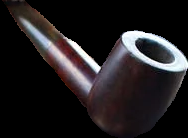
#> input picture 1.2_pipe/pipe.png, 188 x 138 px
$ python pipe.py
#> lines starting #> are read from the running program, lines starting #| are printed output that depends on the picture; after the words box and inside, x2 and y2 are one past the last pixel; in counts of white or black regions, pixels touching at a corner belong together
import numpy as np
import cv2 as cv
import matplotlib.pyplot as plt
import matplotlib

# read image as rgba
pipe = cv.imread("pipe.png", cv.IMREAD_UNCHANGED)
#> pipe is the input picture: shape (138, 188, 4); mean B, G, R, A 32.8, 31.1, 34.5, 105.3
pipe = cv.cvtColor(pipe, cv.COLOR_RGB2RGBA)

# read image of man as rgba
man = cv.imread("man-without-pipe.png", cv.IMREAD_UNCHANGED)
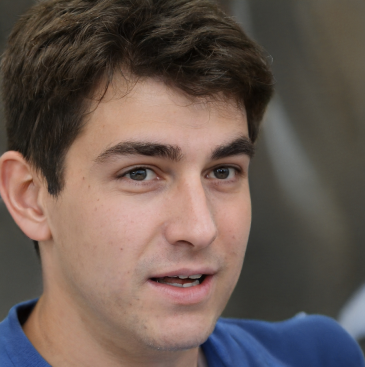
#> input picture 1.2_pipe/man-without-pipe.png, 365 x 367 px
#> man is the input picture: shape (367, 365, 3); mean B, G, R 82.5, 89.7, 105.5
man = cv.cvtColor(man, cv.COLOR_RGB2RGBA)
#> man: shape (367, 365, 4)

print(man.shape)
#| (367, 365, 4)
print(pipe.shape)
#| (138, 188, 4)

# resize pipe
pipe_small = cv.resize(pipe, None, fx=0.55, fy=0.55,
                       interpolation=cv.INTER_CUBIC)
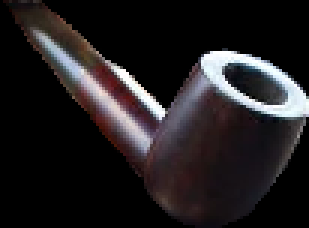
#> pipe_small: shape (76, 103, 4) (shown 3 times larger); mean B, G, R, A 32.9, 31.3, 34.8, 105.6
# flip horizontaly
pipe_flip = cv.flip(pipe_small, 1)
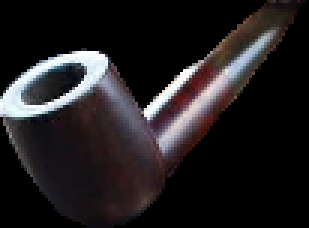
#> pipe_flip: shape (76, 103, 4) (shown 3 times larger); mean B, G, R, A 32.9, 31.3, 34.8, 105.6

# blank image of parent size with pipe in specific place
x_offset = 70
y_offset = 280

pipe_shape_empty = 0*np.ones_like(man)

pipe_shape_empty[y_offset:y_offset+pipe_flip.shape[0],
                 x_offset:x_offset+pipe_flip.shape[1]] = pipe_flip
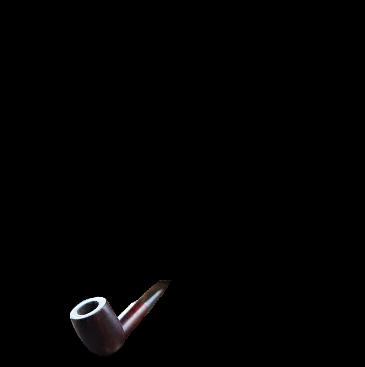
#> pipe_shape_empty: shape (367, 365, 4); mean B, G, R, A 1.9, 1.8, 2, 6.2

pipe_gray_overlay = cv.cvtColor(pipe_shape_empty, cv.COLOR_BGR2GRAY)
pipe_overlay_mask = cv.threshold(
    pipe_gray_overlay, 1, 255, cv.THRESH_BINARY)[1]
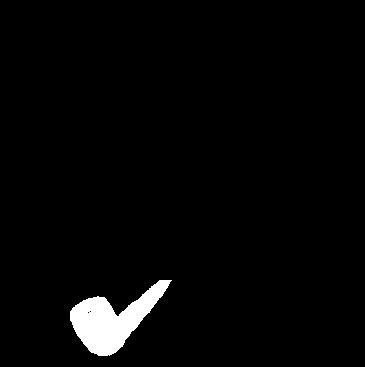
#> pipe_overlay_mask: shape (367, 365); 2.6% white; 1 white region, box (x1, y1, x2, y2) and area: (70, 280, 172, 356) 3420

# blure for better blend
pipe_overlay_mask = cv.blur(pipe_overlay_mask, (5, 5))

# inverse mask, that covers all the black pixels
pipe_background_mask = 255 - pipe_overlay_mask
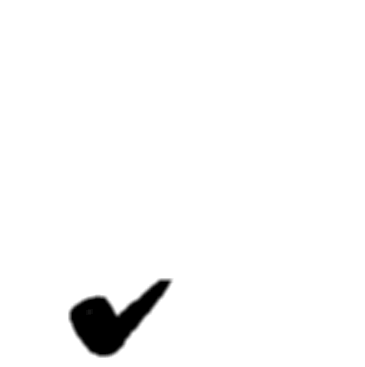
#> pipe_background_mask: shape (367, 365); min 0, max 255, mean 248.5

# reverse to color
pipe_overlay_mask = cv.cvtColor(pipe_overlay_mask, cv.COLOR_GRAY2BGRA)
#> pipe_overlay_mask: shape (367, 365, 4)
pipe_background_mask = cv.cvtColor(pipe_background_mask, cv.COLOR_GRAY2BGRA)
#> pipe_background_mask: shape (367, 365, 4)

# convert the images to floating point in range 0.0 - 1.0
man = (man * (1 / 255.0)) * (pipe_background_mask * (1 / 255.0))
pipe = (pipe_shape_empty * (1 / 255.0)) * (pipe_overlay_mask * (1 / 255.0))
#> pipe: shape (367, 365, 4) float64

res = np.uint8(cv.addWeighted(man, 255.0, pipe, 255.0, 0.0))
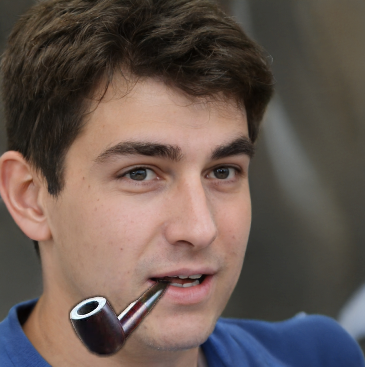
#> res: shape (367, 365, 4); mean B, G, R, A 81.5, 88.2, 103.4, 254.7


plt.imshow(res)
cv.imshow('image', res)
cv.waitKey(0)
cv.destroyAllWindows()
